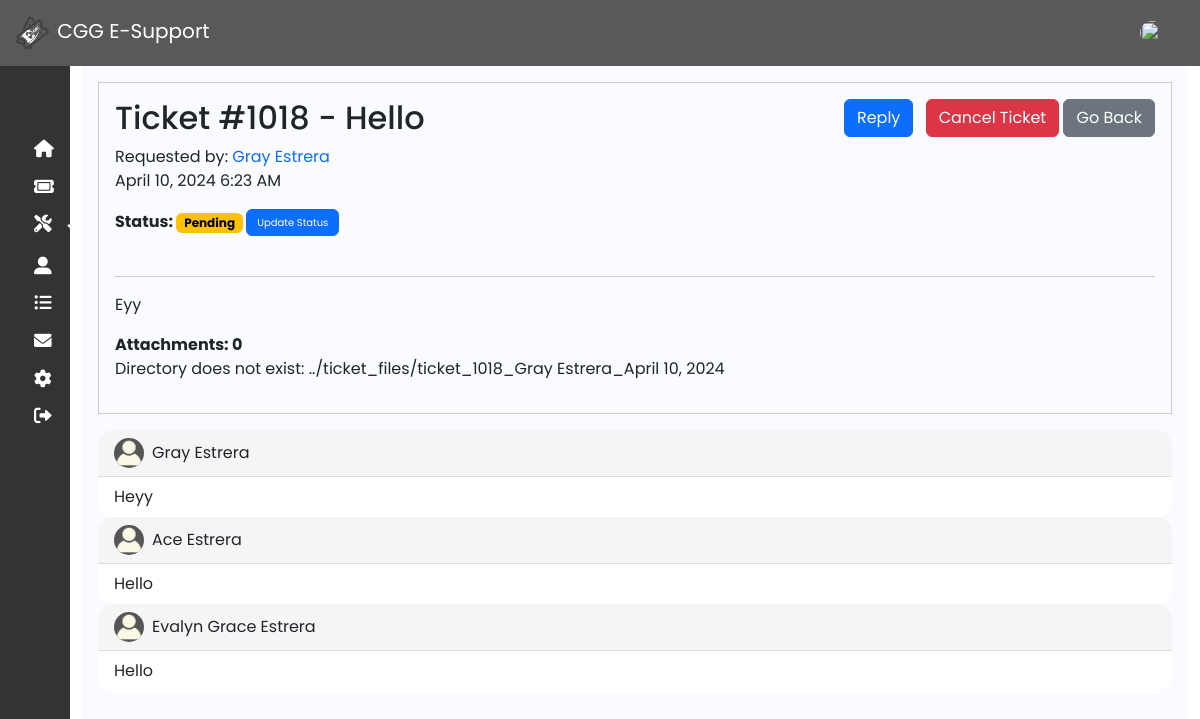
The page /admin/ticket_info.php?ticket_id=1018 (signed in) on the database its author committed.
### tables this page shows
CREATE TABLE `ticket` (
  `ticket_id` int(11) NOT NULL,
  `user_id` int(11) NOT NULL,
  `subject` varchar(990) NOT NULL,
  `to_company` varchar(50) NOT NULL,
  `requestor` varchar(50) NOT NULL,
  `concern` text NOT NULL,
  `status` varchar(50) NOT NULL DEFAULT 'Pending',
  `date_created` timestamp NOT NULL DEFAULT current_timestamp(),
  `to_dept` varchar(250) NOT NULL,
  `email` varchar(50) NOT NULL,
  `to_branch` varchar(550) NOT NULL,
  `reason` varchar(50) NOT NULL,
  `updated_date` timestamp NULL DEFAULT NULL ON UPDATE current_timestamp(),
  `updated_by` varchar(50) NOT NULL
);

CREATE TABLE `ticket_reply` (
  `id` int(11) NOT NULL,
  `ticket_id` int(11) NOT NULL,
  `user_id` int(11) NOT NULL,
  `reply` text NOT NULL,
  `Name` varchar(255) NOT NULL
);

CREATE TABLE `user` (
  `user_id` int(11) NOT NULL,
  `lastname` varchar(191) NOT NULL,
  `firstname` varchar(191) NOT NULL,
  `middleinitial` varchar(191) NOT NULL,
  `suffix` varchar(50) NOT NULL,
  `company` varchar(191) NOT NULL,
  `branch` varchar(191) NOT NULL,
  `department` varchar(191) NOT NULL,
  `email` varchar(191) NOT NULL,
  `contact` varchar(191) NOT NULL,
  `username` varchar(191) NOT NULL,
  `password` varchar(191) NOT NULL,
  `verification_status` tinyint(50) NOT NULL,
  `role` tinyint(2) NOT NULL,
  `created_at` timestamp NOT NULL DEFAULT current_timestamp(),
  `image` varchar(250) DEFAULT NULL
);

### admin/ticket_info.php (the view, shortened to what this page needs)
<?php include('../function/myfunction.php');
include 'sidebar_navbar.php';
?>
<?php
if (isset($_GET['ticket_id'])) {
    $ticket_id = $_GET['ticket_id'];
    $query = "SELECT * FROM ticket WHERE ticket_id = '$ticket_id'";
    $ticket_result = mysqli_query($con, $query);
    if ($ticket_result && mysqli_num_rows($ticket_result) > 0) {
        $ticket_data = mysqli_fetch_assoc($ticket_result);
    } else {
        $error_message = "Error: Unable to retrieve order data.";
    }
} else {
    $error_message = "Error: Missing ticket_id parameter.";
}
$query = "SELECT * FROM ticket_reply WHERE ticket_id = '$ticket_id'";
$reply_result = mysqli_query($con, $query);
?>
<!DOCTYPE html>
<html lang="en">
<head>
    <link rel="stylesheet" href="https://cdn.jsdelivr.net/npm/bootstrap@5.3.0-alpha3/dist/css/bootstrap.min.css">
    <link rel="stylesheet" href="https://cdnjs.cloudflare.com/ajax/libs/font-awesome/6.0.0-beta3/css/all.min.css">
    <link href="https://cdn.lineicons.com/4.0/lineicons.css" rel="stylesheet" />
    <link rel="stylesheet" href="css/sidebar.css">
    <link rel="stylesheet" href="https://cdnjs.cloudflare.com/ajax/libs/lightbox2/2.11.3/css/lightbox.min.css">
</head>
<body>
    <div class="container-fluid">
        <div class="main p-3">
            <div class="ticket">
                <div class="ticket-header">
                    <div class="header-content">
                        <h2>Ticket #<?php echo $ticket_data['ticket_id'] . ' - ' . $ticket_data['subject']; ?></h2>
                        <p class="info">Requested by: <a href="#"><?php echo $ticket_data['requestor']; ?></a> <br>
                            <?php echo date('F j, Y g:i A', strtotime($ticket_data['date_created'])); ?></p>
                        <span class="number pull-right"><b>Status:
                                <?php
                                $status = $ticket_data['status'];
                                if ($status == 'Pending') {
                                    echo '<span class="badge text-bg-warning">' . $status . '</span>';
                                } elseif ($status == 'Resolved') {
                                    echo '<span class="badge text-bg-success">' . $status . '</span>';
                                } elseif ($status == 'Cancelled') {
                                    echo '<span class="badge text-bg-danger">' . $status . '</span>';
                                } else {
                                    echo '<span class="badge text-bg-primary">' . $status . '</span>';
                                }
                                ?>
                            </b>
                        </span>
                        <button type="button" class="btn btn-primary" data-bs-toggle="modal" data-bs-target="#exampleModal" style="padding: 5px 10px; font-size: 10px;" <?php if ($status == 'Cancelled' || $status == 'Resolved') {
                                                                                                                                                                            echo 'disabled';
                                                                                                                                                                        } ?>>Update Status
                        </button>
                        <br>
                        <br>
                    </div>
                    <div class="header-buttons">
                        <button type="button" class="btn btn-primary" data-bs-toggle="modal" data-bs-target="#replyModal" <?php if ($status == 'Cancelled') {
                                                                                                                                echo 'disabled';
                                                                                                                            } ?>>Reply</button>
                        <button type="button" class="btn btn-danger" data-bs-toggle="modal" data-bs-target="#cancelModal" <?php if ($status == 'Cancelled' || $status == 'Resolved') {
                                                                                                                                echo 'disabled';
                                                                                                                            } ?>>Cancel Ticket</button>
                        <a href="ticket.php" class="btn btn-secondary">Go Back</a>
                    </div>
                </div>
                <div class="ticket-details">
                    <p class="text-justify"><?php echo $ticket_data['concern']; ?></p>
                    <?php
                    $sql = "SELECT COUNT(*) as number_file FROM `file_attachment` WHERE ticket_id='$ticket_id'";
                    $result = mysqli_query($con, $sql);
                    while ($row = mysqli_fetch_array($result)) {
                        $count_file = $row['number_file'];
                    }
                    ?>
                    <span class="number pull-right"><strong>Attachments: <?php echo $count_file; ?></strong></span> <br>
                    <?php
                    $ticketdate = $ticket_data['date_created'];
                    $directory_path = "../ticket_files/ticket_" . $ticket_id . "_" . $ticket_data['requestor'] . "_" . date("F j, Y", strtotime($ticketdate));
                    if (is_dir($directory_path)) {
                        $files = scandir($directory_path);
                        foreach ($files as $file) {
                            if ($file !== "." && $file !== "..") {
                                $file_parts = pathinfo($file);
                                if (in_array($file_parts['extension'], ['jpg', 'jpeg', 'png', 'gif'])) {
                                    echo "<div class='image-wrapper'>";
                                    echo "<a href='$directory_path/$file' data-lightbox='gallery' data-title='$file'>" . $file . "<br>";
                                    echo "<img src='$directory_path/$file' alt='$file' style='height: 200px; width: auto;'>";
                                    echo "</a>";
                                    echo "</div>" . "<br>";
                                } else {
                                    echo "<a href='$directory_path/$file' download>$file</a><br>";
                                }
                            }
                        }
                    } else {
                        echo "Directory does not exist: $directory_path";
                    }
                    ?>
                </div>
            </div>
            <?php
            if ($reply_result->num_rows > 0) {
                echo "<table>";
                while ($row = $reply_result->fetch_assoc()) {
                    $name = $row["Name"];
                    $reply = $row["reply"];
                    $useID = $row["user_id"];
                    $dpSql = "SELECT * FROM user Where user_id = '$useID';";
                    $dpResult = mysqli_query($con, $dpSql);
                    while ($row = $dpResult->fetch_assoc()) {
                        $img = $row['image'];
                        $usename = $row['username'];
                        $foldername = $useID . "-" . $usename;
                    }
            ?>
                    <div class="dialog-header">
                        <img src=<?php echo "../Images/" . $foldername . "/" . $img ?> alt="Profile Icon" class="dialog-profile-icon" style="background-color:#555;">
                        <p class="mb-0"><?php echo $name ?></p>
                    </div>
                    <div class="dialog-body">
                        <p class="mb-0"><?php echo "" . $reply; ?></p>
                    </div>
            <?php
                }
                echo "</table>";
            }
            ?>
        </div>
    </div>
</body>
</html>

### admin/css/sidebar.css (style rules this page uses)
a { text-decoration: none; }
body { font-family: "Poppins", sans-serif; }
.main { min-height: 100vh; width: 100%; overflow: hidden; transition: all 0.35s ease-in-out; background-color: #fafbfe; }

### admin/ticket_info.php (style rules this page uses)
.ticket { border: 1px solid #ccc; padding: 16px; margin-bottom: 16px; }
.ticket-header { border-bottom: 1px solid #ccc; margin-bottom: 16px; padding-bottom: 16px; display: flex; justify-content: space-between; }
.ticket-details { margin-bottom: 16px; }
.header-buttons button { margin-left: 8px; }
.dialog-header { padding: 0.5rem 1rem; background-color: #f5f5f5; border-radius: 15px 15px 0 0; border-bottom: 1px solid #ddd; display: flex; align-items: center; }
.dialog-header img { width: 30px; height: 30px; border-radius: 50%; object-fit: cover; margin-right: 0.5rem; }
.dialog-header p { margin-bottom: 0; }
.dialog-body { padding: 0.5rem 1rem; border-radius: 0 0 15px 15px; background-color: #fff; }

### rows shown on the page
ticket: ticket_id "1018", subject "Hello", requestor "Gray Estrera", date_created "April 10, 2024 6:23 AM", status "Pending", concern "Eyy", directory_path "../ticket_files/ticket_1018_Gray Estrera_April 10, 2024"
ticket_reply: user.image (picture), Name "Gray Estrera", reply "Heyy"
ticket_reply: user.image (picture), Name "Ace Estrera", reply "Hello"
ticket_reply: user.image (picture), Name "Evalyn Grace Estrera", reply "Hello"

### other values the page prints
$count_file "0"
